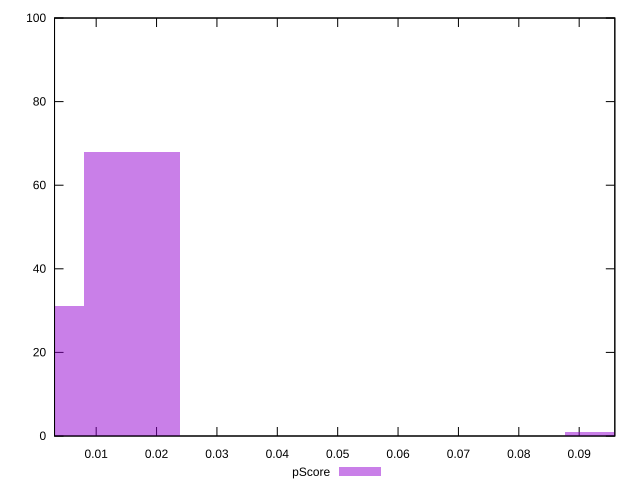

Write the gnuplot code that produced this figure.
reset

$pScore <<EOF
0.015942695361722933 68
0.09565617217033759 1
0 31
EOF

set key outside below
set boxwidth 0.015942695361722933
set xrange [0.003101998964545827:0.09590336253174547]
set yrange [0:100]
set trange [0:100]
set style fill transparent solid 0.5 noborder
set terminal svg size 640, 490 enhanced background rgb 'white'
set output "report_00019_2021-02-10T18-14-37.922Z//cumulative-layout-shift/samples/pages/pScore/histogram.svg"

plot $pScore title "pScore" with boxes

reset
